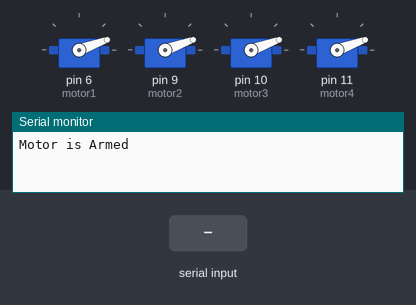
Bench run of a sketch on a simulated Arduino Uno, built with avr-gcc and run on an emulated ATmega328P. On the bench: 4 × servo, the last lines printed to the serial monitor. The inputs (shaded band) are chosen by the test bench.

Above: at 3.4 s.
3.5 s: "1" received over Serial
At 4.1 s:
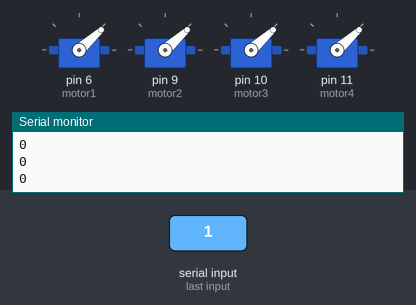
5.0 s: "3" received over Serial
At 5.5 s:
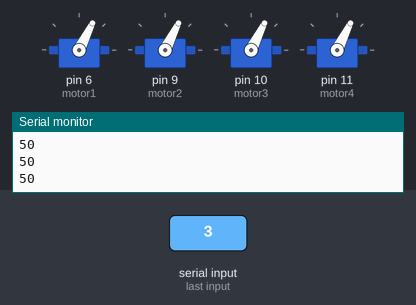
6.5 s: "7" received over Serial
At 7.7 s:
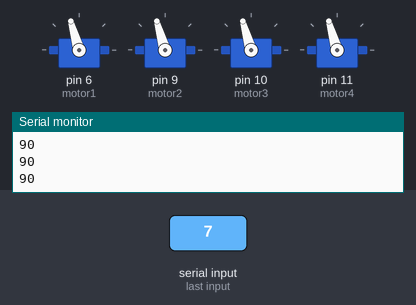
8.0 s: "9" received over Serial
At 9.0 s:
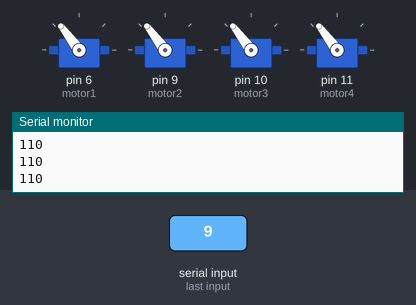
Timing chart, 0 to 10.5 s (numbered marks = the images above; inputs shaded):
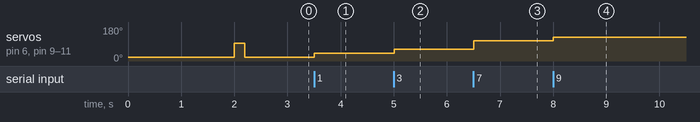

The sketch:

drone_1.ino
```cpp
#include <Servo.h>
Servo motor1, motor2, motor3, motor4;
char Recieved;
int minimum =10, maximum = 170;
int velocity;
int height30 = 30, height40 = 40, height50 = 50, height60 = 60, height70 = 70;
int height80 = 80, height90 = 90, height100 = 100, height110 = 110;
int height120 = 120, height130 = 130, height140 = 140, height150 = 150, height0 = 0;
//--------------------------------------
void motor_speed(int velocity)
{
  velocity = map(velocity,0,150,minimum,maximum);
  motor1.write(velocity);
  motor2.write(velocity);
  motor3.write(velocity);
  motor4.write(velocity);
}
//----------------------------------------
void arming_motor()
{
  // arm the speed controller by setting speed to 0 and delay for 1 second.
  // Some speed controllers may need longer delay.
  motor_speed(minimum);
  delay(2000);
  motor_speed(78);
  delay(200);
  motor_speed(minimum);
}
//----------------------------------------
void setup() {
  Serial.begin(9600);
  motor1.attach(6);
  motor2.attach(9);
  motor3.attach(10);
  motor4.attach(11);
  arming_motor();
  Serial.println("Motor is Armed");
}
//----------------------------------------
void loop() {
  // put your main code here, to run repeatedly:
  while( Serial.available())
{
Recieved =Serial.read();
}
   if(Recieved == '1')
  {
   Serial.println(velocity);
   motor_speed(height30);
  }
  if(Recieved == '2')
  {
   velocity = 40;
   Serial.println(velocity);
   motor_speed(height40);
  }
  if(Recieved == '3')
  {
  velocity = 50;
  Serial.println(velocity);
  motor_speed(height50);
  }
  if(Recieved == '4')
  {
  velocity = 60;
  Serial.println(velocity);
  motor_speed(height60);
  }
  if(Recieved == '5')
  {
  velocity = 70;
  motor_speed(height70);
  Serial.println(velocity);
  }
  if(Recieved == '6')
  {
  velocity = 80;
  motor_speed(height80);
  Serial.println(velocity);
  }
  if(Recieved == '0')
  {
  motor_speed(velocity);
  }
  if(Recieved == '7')
  {
 velocity = 90;
  motor_speed(height90);
  Serial.println(velocity);   //motor stops here
  }
    if(Recieved == '8')
  {
  velocity = 100;
  motor_speed(height100);
  Serial.println(velocity);
  }
if(Recieved == '9')
  {
  velocity = 110;
  motor_speed(height110);
  Serial.println(velocity);
  }
}
```

Measured:
- after the input at 3.5 s, servo on pin 6 (motor1), servo on pin 9 (motor2), servo on pin 10 (motor3), servo on pin 11 (motor4): 20° → 42° at once
- after the input at 5.0 s, servo on pin 6 (motor1), servo on pin 9 (motor2), servo on pin 10 (motor3), servo on pin 11 (motor4): 42° → 63° at once
- after the input at 6.5 s, servo on pin 6 (motor1), servo on pin 9 (motor2), servo on pin 10 (motor3), servo on pin 11 (motor4): 63° → 106° at once
- after the input at 8.0 s, servo on pin 6 (motor1), servo on pin 9 (motor2), servo on pin 10 (motor3), servo on pin 11 (motor4): 106° → 127° at once
